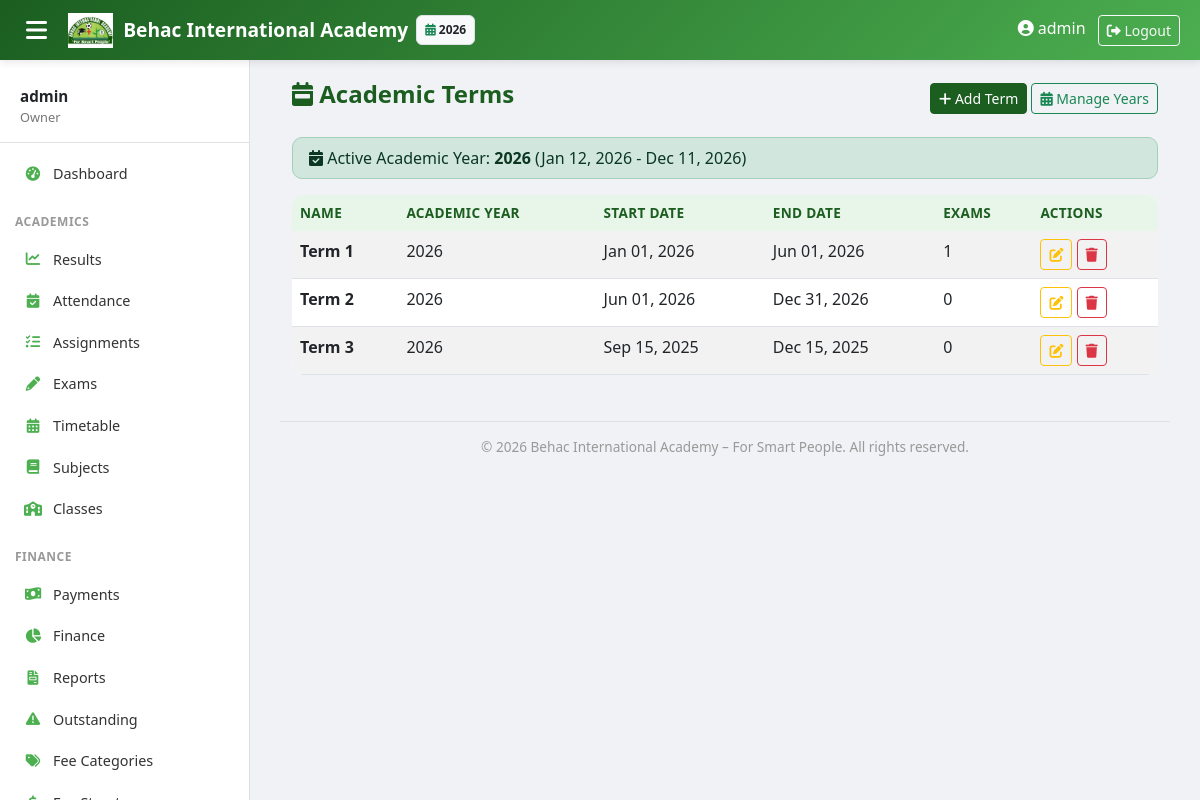
Page /core/terms/ (signed in) on the committed database.
### core/models.py (models this page shows, shortened)
class AcademicYear(models.Model):
    name = models.CharField(max_length=20)  # "2025-2026"
    start_date = models.DateField()
    end_date = models.DateField()
    is_current = models.BooleanField(default=False)

class Term(models.Model):
    academic_year = models.ForeignKey(AcademicYear, on_delete=models.CASCADE)
    name = models.CharField(max_length=20)  # Term 1,2,3
    start_date = models.DateField()
    end_date = models.DateField()
    is_active = models.BooleanField(default=False)
    class Meta:
        unique_together = ('academic_year', 'name')

### core/views.py (the view)
# urls.py: path("terms/", views.TermListView.as_view(), name="term_list"),
class TermListView(LoginRequiredMixin, AdminRequiredMixin, ListView):
    model = Term
    template_name = "core/term_list.html"
    context_object_name = "terms"
    ordering = ["-academic_year__start_date", "name"]
    def get_queryset(self):
        qs = super().get_queryset().select_related('academic_year')
        show_all = self.request.GET.get('all', '')
        if not (show_all == '1' and (self.request.user.is_superuser or 'Admin' in self.request.user.groups.all().values_list('name', flat=True))):
            current_year = AcademicYear.objects.filter(is_current=True).first()
            if current_year:
                qs = qs.filter(academic_year=current_year)
        return qs
    def get_context_data(self, **kwargs):
        ctx = super().get_context_data(**kwargs)
        ctx['current_year'] = AcademicYear.objects.filter(is_current=True).first()
        return ctx

### academics/context_processors.py (called while the page is built)
def academic_year_processor(request):
    current_year = AcademicYear.objects.filter(is_current=True).first()
    all_years = AcademicYear.objects.all().order_by('-start_date')
    return {
        'current_year': current_year,
        'all_years': all_years,
    }

### core/views.py (called while the page is built)
    def test_func(self):
        return self.request.user.is_superuser or self.request.user.groups.filter(name__in=['Admin', 'Owner']).exists()

### templates/core/term_list.html
{% extends "base.html" %}
{% block content %}
<div class="container-fluid">
    <div class="page-header">
        <h2><i class="fas fa-calendar-week"></i> Academic Terms</h2>
        <div>
            <a href="{% url "core:term_create" %}" class="btn btn-behac btn-sm"><i class="fas fa-plus"></i> Add Term</a>
            <a href="{% url "core:academic_year_list" %}" class="btn btn-outline-success btn-sm"><i class="fas fa-calendar-alt"></i> Manage Years</a>
        </div>
    </div>
    {% if current_year %}
    <div class="alert alert-success py-2">
        <i class="fas fa-calendar-check"></i> Active Academic Year: <strong>{{ current_year.name }}</strong>
        ({{ current_year.start_date|date:"M d, Y" }} - {{ current_year.end_date|date:"M d, Y" }})
    </div>
    {% endif %}
    {% if terms %}
    <div class="table-responsive">
        <table class="table table-striped table-hover">
            <thead class="table-success">
                <tr>
                    <th>Name</th>
                    <th>Academic Year</th>
                    <th>Start Date</th>
                    <th>End Date</th>
                    <th>Exams</th>
                    <th>Actions</th>
                </tr>
            </thead>
            <tbody>
                {% for term in terms %}
                <tr>
                    <td><strong>{{ term.name }}</strong></td>
                    <td>{{ term.academic_year.name }}</td>
                    <td>{{ term.start_date|date:"M d, Y" }}</td>
                    <td>{{ term.end_date|date:"M d, Y" }}</td>
                    <td>{{ term.exam_set.count }}</td>
                    <td>
                        <a href="{% url "core:term_update" term.pk %}" class="btn btn-sm btn-outline-warning"><i class="fas fa-edit"></i></a>
                        <a href="{% url "core:term_delete" term.pk %}" class="btn btn-sm btn-outline-danger"><i class="fas fa-trash"></i></a>
                    </td>
                </tr>
                {% endfor %}
            </tbody>
        </table>
    </div>
    {% else %}
    <p class="text-muted">No terms yet. <a href="{% url "core:term_create" %}">Add one</a>.</p>
    {% endif %}
</div>
{% endblock %}

### templates/base.html (shortened to what this page needs)
<!DOCTYPE html>
<html lang="en">
<head>
    <link href="https://cdn.jsdelivr.net/npm/bootstrap@5.3.0/dist/css/bootstrap.min.css" rel="stylesheet">
    <link rel="stylesheet" href="https://cdnjs.cloudflare.com/ajax/libs/font-awesome/6.0.0/css/all.min.css">
</head>
<body>
    {% if user.is_authenticated %}
    <nav class="topbar">
        <button class="sidebar-toggle" onclick="document.querySelector('.sidebar').classList.toggle('show')">
            <i class="fas fa-bars"></i>
        </button>
        <a class="topbar-brand" href="{% url 'dashboard:home' %}">
            <img src="/static/images/behac_logo.png" alt="Logo"> Behac International Academy
        </a>
        {% if current_year %}
        <span class="badge bg-light text-dark ms-2 p-2 border" style="font-size: 0.75rem;">
            <i class="fas fa-calendar-alt text-success"></i> {{ current_year.name }}
        </span>
        {% endif %}
        <div class="ms-auto">
            {% if user.is_authenticated %}
                <span class="me-2 d-none d-sm-inline"><i class="fas fa-user-circle"></i> {{ user.get_full_name|default:user.username }}</span>
                <form method="post" action="{% url 'logout' %}" style="display:inline;">
                    <button type="submit" class="btn btn-sm btn-outline-light">
                        <i class="fas fa-sign-out-alt"></i> Logout
                    </button>
                </form>
            {% endif %}
        </div>
    </nav>
    <div class="sidebar" id="sidebar">
        <div class="user-info">
            <div class="name">{{ user.get_full_name|default:user.username }}</div>
            <div class="role">
                {% if user.is_superuser %}Owner
                {% elif user.groups.all %}{{ user.groups.first.name }}
                {% else %}Staff{% endif %}
            </div>
        </div>
        {% if user.is_authenticated %}
        <ul class="nav flex-column">
            <li class="nav-item">
                <a class="nav-link {% if request.path == '/' %}active{% endif %}" href="{% url 'dashboard:home' %}">
                    <i class="fas fa-tachometer-alt"></i> Dashboard
                </a>
            </li>
            {% with user_groups=user.groups.all %}
            {% if user.is_superuser or 'Admin' in user_groups|join:', ' or 'Owner' in user_groups|join:', ' or 'Teacher' in user_groups|join:', ' %}
            <li class="nav-section">Academics</li>
            <li class="nav-item">
                <a class="nav-link {% if '/academics/result/' in request.path %}active{% endif %}" href="{% url 'academics:result_list' %}"><i class="fas fa-chart-line"></i> Results</a>
            </li>
            <li class="nav-item">
                <a class="nav-link {% if '/academics/attendance/' in request.path %}active{% endif %}" href="{% url 'academics:attendance_list' %}"><i class="fas fa-calendar-check"></i> Attendance</a>
            </li>
            <li class="nav-item">
                <a class="nav-link {% if '/academics/assignment/' in request.path %}active{% endif %}" href="{% url 'academics:assignment_list' %}"><i class="fas fa-tasks"></i> Assignments</a>
            </li>
            <li class="nav-item">
                <a class="nav-link {% if '/academics/exam/' in request.path %}active{% endif %}" href="{% url 'academics:exam_list' %}"><i class="fas fa-pencil-alt"></i> Exams</a>
            </li>
            <li class="nav-item">
                <a class="nav-link {% if '/academics/timetable/' in request.path %}active{% endif %}" href="{% url 'academics:timetable_list' %}"><i class="fas fa-calendar-alt"></i> Timetable</a>
            </li>
            <li class="nav-item">
                <a class="nav-link {% if '/academics/subject/' in request.path %}active{% endif %}" href="{% url 'academics:subject_list' %}"><i class="fas fa-book"></i> Subjects</a>
            </li>
            <li class="nav-item">
                <a class="nav-link {% if '/academics/classlevel/' in request.path %}active{% endif %}" href="{% url 'academics:classlevel_list' %}"><i class="fas fa-school"></i> Classes</a>
            </li>
            {% endif %}
            {% if user.is_superuser or 'Admin' in user_groups|join:', ' or 'Owner' in user_groups|join:', ' or 'Accountant' in user_groups|join:', ' %}
            <li class="nav-section">Finance</li>
            <li class="nav-item">
                <a class="nav-link {% if '/finance/payment/' in request.path %}active{% endif %}" href="{% url 'finance:payment_list' %}"><i class="fas fa-money-bill-wave"></i> Payments</a>
            </li>
            <li class="nav-item">
                <a class="nav-link {% if '/finance/accountant/' in request.path %}active{% endif %}" href="{% url 'finance:accountant_dashboard' %}"><i class="fas fa-chart-pie"></i> Finance</a>
            </li>
            <li class="nav-item">
                <a class="nav-link {% if '/finance/payment_report/' in request.path %}active{% endif %}" href="{% url 'finance:payment_report' %}"><i class="fas fa-file-invoice"></i> Reports</a>
            </li>
            <li class="nav-item">
                <a class="nav-link {% if '/finance/outstanding/' in request.path %}active{% endif %}" href="{% url 'finance:outstanding_report' %}"><i class="fas fa-exclamation-triangle"></i> Outstanding</a>
            </li>
            <li class="nav-item">
                <a class="nav-link {% if '/finance/category/' in request.path %}active{% endif %}" href="{% url 'finance:category_list' %}"><i class="fas fa-tags"></i> Fee Categories</a>
            </li>
            <li class="nav-item">
                <a class="nav-link {% if '/finance/feestructure/' in request.path %}active{% endif %}" href="{% url 'finance:feestructure_list' %}"><i class="fas fa-dollar-sign"></i> Fee Structures</a>
            </li>
            {% endif %}
            {% endwith %}
        </ul>
        {% endif %}
    </div>
    {% endif %}
    <div class="main-content"{% if not user.is_authenticated %} style="margin-left: 0 !important;"{% endif %}>
        {% block content %}{% endblock %}
        <div class="main-footer">
            &copy; {% now "Y" %} Behac International Academy – For Smart People. All rights reserved.
        </div>
    </div>
</body>
</html>

### templates/base.html (style rules this page uses)
:root { --behac-dark: #1B5E20; --behac-light: #4CAF50; --behac-bg: #E8F5E9; --sidebar-width: 250px; }
body { background-color: #f0f2f5; font-family: 'Segoe UI', Tahoma, Geneva, Verdana, sans-serif; overflow-x: hidden; }
.topbar { background: linear-gradient(135deg, var(--behac-dark), var(--behac-light)); box-shadow: 0 2px 8px rgba(0,0,0,0.1); position: fixed; top: 0; left: 0; right: 0; z-index: 1030; height: 60px; display: flex; align-items: center; padding: 0 20px; color: white; }
.topbar-brand { font-weight: bold; font-size: 1.2rem; color: white; text-decoration: none; display: flex; align-items: center; gap: 10px; }
.topbar-brand img { height: 35px; }
.sidebar-toggle { background: none; border: none; color: white; font-size: 1.5rem; cursor: pointer; margin-right: 15px; }
.sidebar { position: fixed; top: 60px; left: 0; bottom: 0; width: var(--sidebar-width); background: white; border-right: 1px solid #e0e0e0; padding-top: 10px; overflow-y: auto; z-index: 1020; transition: transform 0.3s ease; }
.sidebar .nav-section { padding: 8px 15px; font-size: 0.75rem; text-transform: uppercase; font-weight: 700; color: #999; letter-spacing: 0.5px; margin-top: 10px; }
.sidebar .nav-item { padding: 0; }
.sidebar .nav-link { padding: 10px 20px; color: #333; display: flex; align-items: center; gap: 10px; border-left: 3px solid transparent; transition: all 0.2s; font-size: 0.9rem; }
.sidebar .nav-link i { width: 20px; text-align: center; color: var(--behac-light); }
.sidebar .user-info { padding: 15px 20px; border-bottom: 1px solid #e0e0e0; margin-bottom: 10px; }
.sidebar .user-info .name { font-weight: 600; font-size: 0.95rem; }
.sidebar .user-info .role { font-size: 0.8rem; color: #777; }
.main-content { margin-top: 60px; margin-left: var(--sidebar-width); padding: 20px 30px; min-height: calc(100vh - 60px); }
.main-footer { margin-top: 30px; padding-top: 15px; border-top: 1px solid #e0e0e0; text-align: center; color: #999; font-size: 0.85rem; }
.btn-behac { background-color: var(--behac-dark); border-color: var(--behac-dark); color: white; }
.page-header { display: flex; justify-content: space-between; align-items: center; margin-bottom: 20px; }
.page-header h2 { font-size: 1.5rem; font-weight: 700; color: var(--behac-dark); }
table.table { background: white; border-radius: 12px; overflow: hidden; }
table.table thead th { background-color: var(--behac-bg); color: var(--behac-dark); border-bottom: none; font-weight: 600; font-size: 0.85rem; text-transform: uppercase; letter-spacing: 0.3px; }
.alert { border-radius: 10px; }

### rows in the picture
AcademicYear: name "2026", start_date "Jan 12, 2026", end_date "Dec 11, 2026"
Term: name "Term 1", academic_year.name "2026", start_date "Jan 01, 2026", end_date "Jun 01, 2026", exam_set.count "1"
Term: name "Term 2", academic_year.name "2026", start_date "Jun 01, 2026", end_date "Dec 31, 2026", exam_set.count "0"
Term: name "Term 3", academic_year.name "2026", start_date "Sep 15, 2025", end_date "Dec 15, 2025", exam_set.count "0"

### other values in the picture
{{ user.get_full_name|default:user.username }} "admin"
